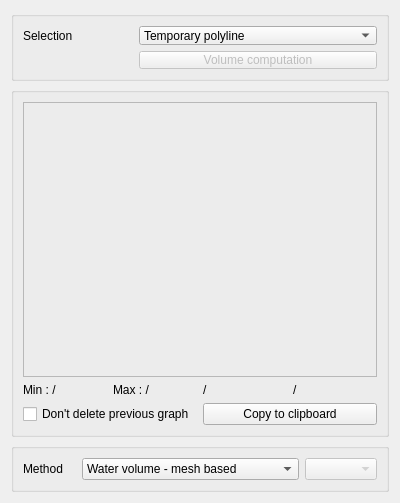
<?xml version="1.0" encoding="UTF-8"?>
<ui version="4.0">
 <class>Main_Volume</class>
 <widget class="QWidget" name="Main_Volume">
  <property name="geometry">
   <rect>
    <x>0</x>
    <y>0</y>
    <width>400</width>
    <height>503</height>
   </rect>
  </property>
  <property name="windowTitle">
   <string>Form</string>
  </property>
  <layout class="QVBoxLayout" name="verticalLayout">
   <item>
    <widget class="QGroupBox" name="groupBox_volume1">
     <property name="enabled">
      <bool>true</bool>
     </property>
     <property name="sizePolicy">
      <sizepolicy hsizetype="Preferred" vsizetype="Fixed">
       <horstretch>0</horstretch>
       <verstretch>0</verstretch>
      </sizepolicy>
     </property>
     <property name="minimumSize">
      <size>
       <width>0</width>
       <height>70</height>
      </size>
     </property>
     <property name="maximumSize">
      <size>
       <width>16777215</width>
       <height>70</height>
      </size>
     </property>
     <property name="title">
      <string/>
     </property>
     <layout class="QGridLayout" name="gridLayout_27">
      <item row="0" column="0">
       <widget class="QLabel" name="label_12">
        <property name="text">
         <string>Selection</string>
        </property>
       </widget>
      </item>
      <item row="0" column="1">
       <widget class="QComboBox" name="comboBox_4">
        <item>
         <property name="text">
          <string>Temporary polyline</string>
         </property>
        </item>
        <item>
         <property name="text">
          <string>Selected polyline of active vector layer</string>
         </property>
        </item>
        <item>
         <property name="text">
          <string>Active vector layer polylines</string>
         </property>
        </item>
       </widget>
      </item>
      <item row="1" column="1">
       <widget class="QPushButton" name="pushButton_volume">
        <property name="enabled">
         <bool>false</bool>
        </property>
        <property name="toolTip">
         <string>Positif flow : left bank to right bank</string>
        </property>
        <property name="text">
         <string>Volume computation</string>
        </property>
        <property name="icon">
         <iconset>
          <normaloff>:/plugins/PostTelemac/icons/Play_48x48.png</normaloff>:/plugins/PostTelemac/icons/Play_48x48.png</iconset>
        </property>
       </widget>
      </item>
     </layout>
    </widget>
   </item>
   <item>
    <widget class="QGroupBox" name="groupBox_volume2">
     <property name="enabled">
      <bool>true</bool>
     </property>
     <property name="sizePolicy">
      <sizepolicy hsizetype="Preferred" vsizetype="Preferred">
       <horstretch>0</horstretch>
       <verstretch>0</verstretch>
      </sizepolicy>
     </property>
     <property name="title">
      <string/>
     </property>
     <layout class="QGridLayout" name="gridLayout_28">
      <item row="1" column="2">
       <widget class="QLabel" name="label_X">
        <property name="text">
         <string>/</string>
        </property>
       </widget>
      </item>
      <item row="2" column="0" colspan="2">
       <widget class="QCheckBox" name="checkBox">
        <property name="text">
         <string>Don't delete previous graph</string>
        </property>
       </widget>
      </item>
      <item row="1" column="1">
       <widget class="QLabel" name="label_volume_resultmax">
        <property name="sizePolicy">
         <sizepolicy hsizetype="Preferred" vsizetype="Fixed">
          <horstretch>0</horstretch>
          <verstretch>0</verstretch>
         </sizepolicy>
        </property>
        <property name="maximumSize">
         <size>
          <width>16777215</width>
          <height>20</height>
         </size>
        </property>
        <property name="text">
         <string>Max : /</string>
        </property>
       </widget>
      </item>
      <item row="1" column="0">
       <widget class="QLabel" name="label_volume_resultmin">
        <property name="sizePolicy">
         <sizepolicy hsizetype="Preferred" vsizetype="Fixed">
          <horstretch>0</horstretch>
          <verstretch>0</verstretch>
         </sizepolicy>
        </property>
        <property name="text">
         <string>Min : /</string>
        </property>
       </widget>
      </item>
      <item row="1" column="3">
       <widget class="QLabel" name="label_Y">
        <property name="text">
         <string>/</string>
        </property>
       </widget>
      </item>
      <item row="0" column="0" colspan="4">
       <widget class="QFrame" name="frame">
        <property name="frameShape">
         <enum>QFrame::StyledPanel</enum>
        </property>
        <property name="frameShadow">
         <enum>QFrame::Plain</enum>
        </property>
       </widget>
      </item>
      <item row="2" column="2" colspan="2">
       <widget class="QPushButton" name="pushButton_5">
        <property name="text">
         <string>Copy to clipboard</string>
        </property>
       </widget>
      </item>
     </layout>
    </widget>
   </item>
   <item>
    <widget class="QGroupBox" name="groupBox_23">
     <property name="sizePolicy">
      <sizepolicy hsizetype="Preferred" vsizetype="Fixed">
       <horstretch>0</horstretch>
       <verstretch>0</verstretch>
      </sizepolicy>
     </property>
     <property name="maximumSize">
      <size>
       <width>16777215</width>
       <height>16777215</height>
      </size>
     </property>
     <property name="title">
      <string/>
     </property>
     <layout class="QHBoxLayout" name="horizontalLayout_4" stretch="1,2,0">
      <item>
       <widget class="QLabel" name="label_31">
        <property name="sizePolicy">
         <sizepolicy hsizetype="Preferred" vsizetype="Fixed">
          <horstretch>0</horstretch>
          <verstretch>0</verstretch>
         </sizepolicy>
        </property>
        <property name="text">
         <string>Method</string>
        </property>
       </widget>
      </item>
      <item>
       <widget class="QComboBox" name="comboBox_volumemethod">
        <item>
         <property name="text">
          <string>Water volume - mesh based</string>
         </property>
        </item>
        <item>
         <property name="text">
          <string>Water volume - voronoi based</string>
         </property>
        </item>
        <item>
         <property name="text">
          <string>Parameter volume - mesh based</string>
         </property>
        </item>
        <item>
         <property name="text">
          <string>Parameter volume - voronoi based</string>
         </property>
        </item>
       </widget>
      </item>
      <item>
       <widget class="QComboBox" name="comboBox_volumeparam">
        <property name="enabled">
         <bool>false</bool>
        </property>
       </widget>
      </item>
     </layout>
    </widget>
   </item>
  </layout>
 </widget>
 <resources/>
 <connections/>
</ui>
